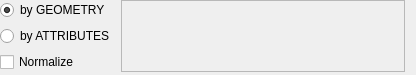
<?xml version="1.0" encoding="UTF-8"?>
<ui version="4.0">
 <class>Form</class>
 <widget class="QWidget" name="Form">
  <property name="geometry">
   <rect>
    <x>0</x>
    <y>0</y>
    <width>416</width>
    <height>75</height>
   </rect>
  </property>
  <property name="windowTitle">
   <string>Form</string>
  </property>
  <layout class="QGridLayout" name="gridLayout">
   <property name="leftMargin">
    <number>0</number>
   </property>
   <property name="topMargin">
    <number>0</number>
   </property>
   <property name="bottomMargin">
    <number>2</number>
   </property>
   <item row="1" column="0">
    <widget class="QRadioButton" name="attrsRB">
     <property name="text">
      <string>by ATTRIBUTES</string>
     </property>
     <attribute name="buttonGroup">
      <string notr="true">buttonGroup</string>
     </attribute>
    </widget>
   </item>
   <item row="0" column="1" rowspan="3">
    <widget class="QListWidget" name="fieldLW">
     <property name="enabled">
      <bool>false</bool>
     </property>
     <property name="sizePolicy">
      <sizepolicy hsizetype="Expanding" vsizetype="Preferred">
       <horstretch>0</horstretch>
       <verstretch>0</verstretch>
      </sizepolicy>
     </property>
     <property name="maximumSize">
      <size>
       <width>16777215</width>
       <height>120</height>
      </size>
     </property>
    </widget>
   </item>
   <item row="0" column="0">
    <widget class="QRadioButton" name="geom">
     <property name="text">
      <string>by GEOMETRY</string>
     </property>
     <property name="checked">
      <bool>true</bool>
     </property>
     <attribute name="buttonGroup">
      <string notr="true">buttonGroup</string>
     </attribute>
    </widget>
   </item>
   <item row="2" column="0">
    <widget class="QCheckBox" name="checkBox">
     <property name="text">
      <string>Normalize</string>
     </property>
    </widget>
   </item>
  </layout>
 </widget>
 <resources/>
 <connections/>
 <buttongroups>
  <buttongroup name="buttonGroup"/>
 </buttongroups>
</ui>
